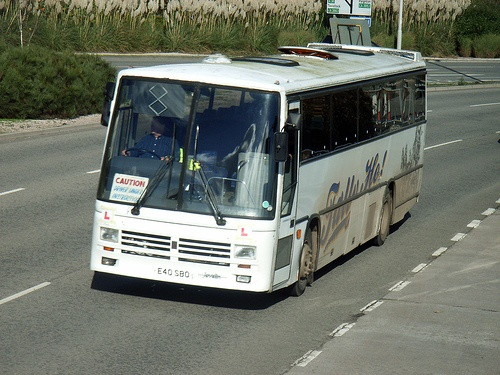
#> input picture 000456.jpg, 500 x 375 px, found by its file name
$ python Normalized_Gaussian_filter_2.py
#> lines starting #> are read from the running program, lines starting #| are printed output that depends on the picture
# -*- coding: utf-8 -*-
"""
Created on Sat Oct 15 14:18:39 2016

@author: Julien Nyambal
"""
import numpy as np
import matplotlib.pyplot as plt
from scipy import signal
from scipy import linalg

#I = plt.imread("/home/vmuser/Downloads/kodak/IMAGE-0.bmp")[:,:,1]
I = plt.imread("/home/julien/Documents/Python_tests/Vision_filters/000456.jpg")[:,:,1]
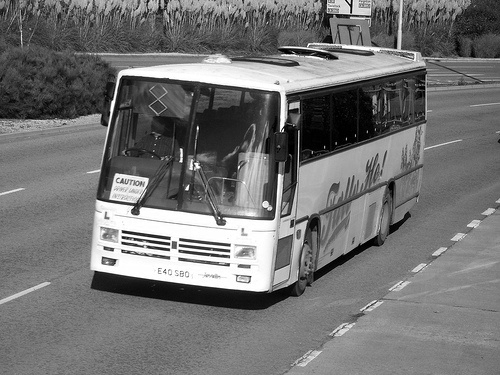
#> I: shape (375, 500); min 0, max 255, mean 115
#plt.imshow(I,cmap = plt.cm.gray)

#I = I * 255

variance = 1

ns = 21

I.astype(np.uint8)
#plt.imshow(I, cmap = plt.cm.gray)
x = np.linspace(-3*np.sqrt(variance),3*np.sqrt(variance), ns)[np.newaxis, :]
y = np.linspace(-3*np.sqrt(variance),3*np.sqrt(variance), ns)[:, np.newaxis]

H = np.exp(- (x**2 + y**2)/(2 * variance))

Hx = -x / variance * H

Hy = -y / variance * H

#normalization of the values
Hx = Hx - np.average(Hx)
Hx = Hx / np.sum(np.abs(Hx))
Hy = Hy - np.average(Hy)
Hy = Hy / np.sum(np.abs(Hy))
#normalization of the values

plt.figure()
plt.subplot(131)
plt.imshow(H, cmap = plt.cm.gray)
plt.title("$H$")
plt.subplot(132)
plt.imshow(Hx, cmap = plt.cm.gray)
plt.title("$H_{x}$")
plt.subplot(133)
plt.imshow(Hy, cmap = plt.cm.gray)
plt.title("$H_{y}$")
plt.show()
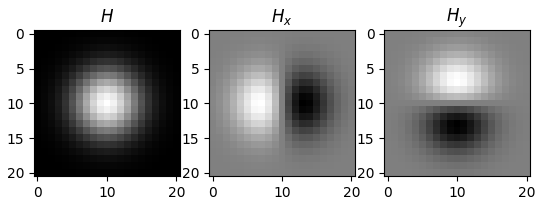
#> figure drawn by matplotlib, 3 panels

Ix = signal.convolve2d(I, Hx, mode='same')
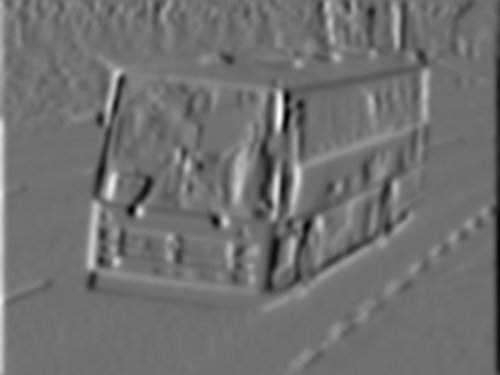
#> Ix: shape (375, 500) float64; min -72.9, max 91.68, mean 0; drawn with min black and max white
Iy = signal.convolve2d(I, Hy, mode='same')
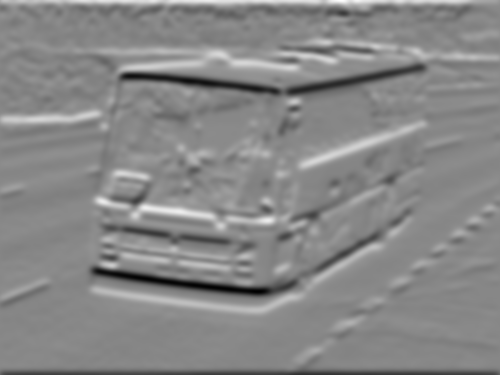
#> Iy: shape (375, 500) float64; min -116.1, max 101.9, mean -0.1; drawn with min black and max white

G = np.sqrt(Ix**2 + Iy**2)
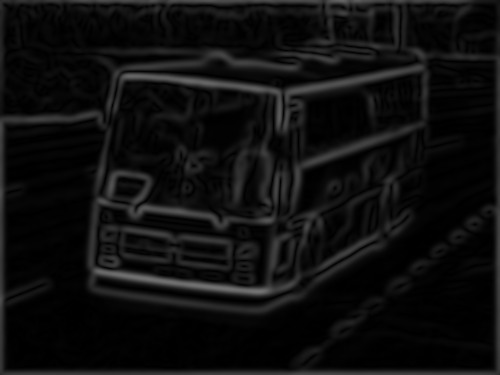
#> G: shape (375, 500) float64; min 0.00852, max 116.1, mean 15
plt.figure()
plt.subplot(221)
plt.imshow(I, cmap = plt.cm.gray)
plt.title("$I$")
plt.axis('off')
plt.subplot(222)
plt.imshow(Ix, cmap = plt.cm.gray)
plt.title("$Ix$")
plt.axis('off')
plt.subplot(223)
plt.imshow(Iy, cmap = plt.cm.gray)
plt.title("$Iy$")
plt.axis('off')
plt.subplot(224)
plt.imshow(G, cmap = plt.cm.gray)
plt.title("$G$")
plt.axis('off')
plt.show()
